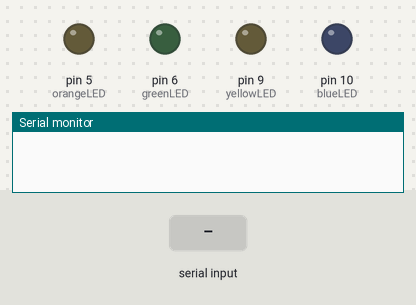
The sketch below on a simulated Arduino Uno, built with avr-gcc and run on an emulated ATmega328P. Parts: output pins drawn as LEDs (lit = HIGH), the last lines printed to the serial monitor. The inputs (shaded band) are chosen by the test bench.

Above: at 1.2 s.
1.3 s: "2" received over Serial
At 1.8 s:
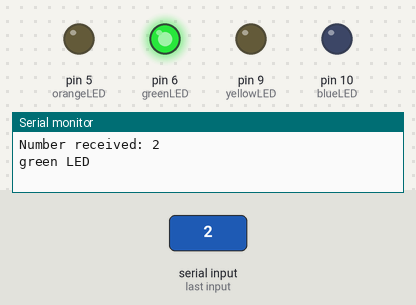
2.8 s: "1" received over Serial
At 4.0 s:
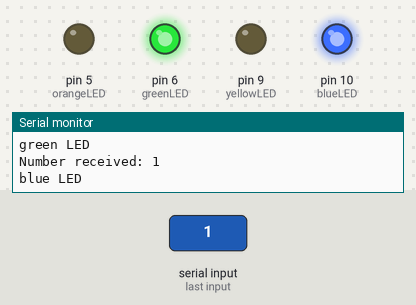
4.3 s: "3" received over Serial
At 5.3 s:
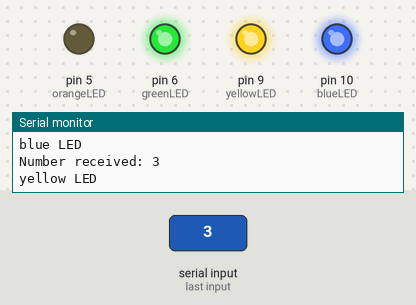
5.8 s: "4" received over Serial
At 6.4 s:
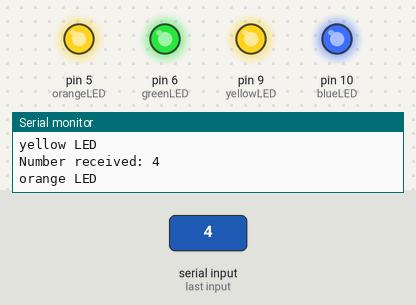
Timing chart, 0 to 8.3 s (numbered marks = the images above; inputs shaded):
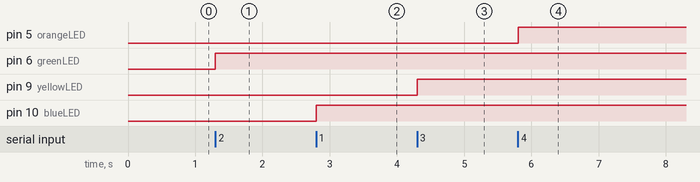

Measured:
- after the input at 1.3 s, pin 6 (greenLED): LOW → HIGH at once
- after the input at 2.8 s, pin 10 (blueLED): LOW → HIGH at once
- after the input at 4.3 s, pin 9 (yellowLED): LOW → HIGH at once
- after the input at 5.8 s, pin 5 (orangeLED): LOW → HIGH at once

The sketch:

SerialSimulation.ino
```cpp
int blueLED = 10;
char person = '0';
int greenLED = 6;
int orangeLED = 5;
int yellowLED = 9;

// the setup routine runs once when you press reset:
void setup() {
  // initialize serial communication at 9600 bits per second:
  Serial.begin(9600);
  // make the pushbutton's pin an input:
  pinMode(blueLED, OUTPUT);
  pinMode(greenLED, OUTPUT);
  pinMode(orangeLED, OUTPUT);
  pinMode(yellowLED, OUTPUT);
}

// the loop routine runs over and over again forever:
void loop() {
  if (Serial.available() > 0) {    // is a character available?
    person = Serial.read();
    // get the character
    // check if a number was received
    if ((person > '0') && (person <= '9')) {
      Serial.print("Number received: ");
      Serial.println(person);
      if (person == '2') {
        Serial.println("green LED");
        if(digitalRead(greenLED) == HIGH){
          Serial.print("person ");
          Serial.print(person);
          Serial.println(" already checked-in");
          return;
        }
        digitalWrite(greenLED, HIGH);
      }
      else if (person == '1') {
        Serial.println("blue LED");
        if(digitalRead(blueLED) == HIGH){
          Serial.print("person ");
          Serial.print(person);
          Serial.println(" already checked-in");
          return;
        }
        digitalWrite(blueLED, HIGH);
      }
      else if (person == '3') {
        Serial.println("yellow LED");
        if(digitalRead(yellowLED) == HIGH){
          Serial.print("person ");
          Serial.print(person);
          Serial.println(" already checked-in");
          return;
        }
        digitalWrite(yellowLED, HIGH);
      }
      else if (person == '4') {
        Serial.println("orange LED");
        if(digitalRead(orangeLED) == HIGH){
          Serial.print("person ");
          Serial.print(person);
          Serial.println(" already checked-in");
          return;
        }
        digitalWrite(orangeLED, HIGH);
      }
    }
  }
}
```
